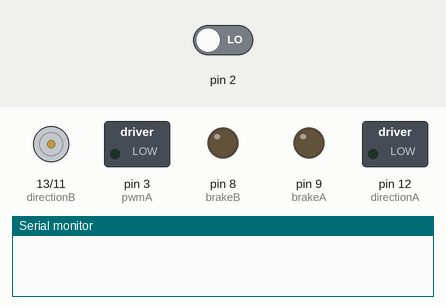
This sketch was run on a simulated Arduino Uno, built with avr-gcc and run on an emulated ATmega328P. Parts: direction and speed pins drawn as motors (green arrow = direction pin HIGH = forward, orange = LOW = backward, longer = more drive), switched loads named in the sketch (green lamp = pin HIGH), output pins drawn as LEDs (lit = HIGH), the last lines printed to the serial monitor. The test bench sets the inputs (shaded band); at power-on: pin 2 LOW. The ROS host is connected and sends only what is stated.

Above: at 0.12 s.
At 1.2 s:
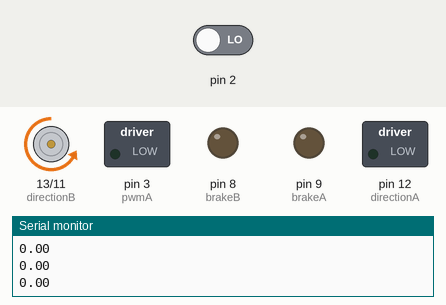
1.3 s: pin 2 driven HIGH
At 1.62 s:
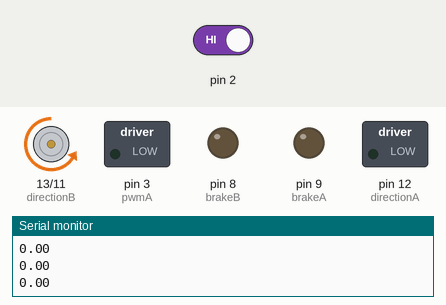
Timing chart, 0 to 4.3 s (numbered marks = the images above; inputs shaded):
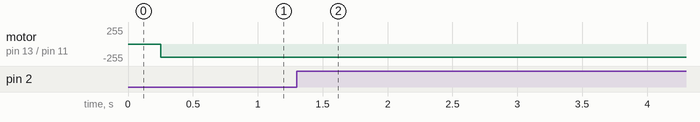

Measured:
- after the input at 1.3 s, motor on pin 13 (directionB) / pin 11 (pwmB): backward 200/255 → backward 199/255 after 0.20 s, → backward 200/255 0.25 s later

The sketch:

p_controller.ino
```cpp
/*
 * This program implements a proportional speed controller
 * receives a set point and tries to reach it by controlling the pwm
 * in the motor
 *
 * As expected from control theory the controller does not reach the
 * setpoint, approximately it reaches less than half the requested value
 *
 * Author: Oscar Lima (olima_84@yahoo.com)
 *
 */

//******************************************
//Libraries
//******************************************
#include <ros.h>
#include <Arduino.h>

//******************************************
//ROS (robot operating system) related stuff
//******************************************
ros::NodeHandle nh;

//******************************************
//PWM related variables
//******************************************
// arduino motor shield pins definition
int pwmA = 3;
int pwmB = 11;
int directionA = 12;
int directionB = 13;
int brakeA = 9;
int brakeB = 8;
int currentA = 0;
int currentB = 1;
// finish motor pin definition

int pwm_duty_cycle_value = 0;

//*******************************************
//Speedometer related variables
//*******************************************
//interruption #0 related to pin2 in arduino
#define EncoderInterrupt 0

volatile long encoder_ticks = 0;
unsigned long current_time = 1;
unsigned long delta_time = 1;
unsigned long previous_time = 1;
float angular_speed = 0.0;

//********************************************
//p controller variables
//********************************************
float error = 0;

/*TEST 1
float setpoint = 10;
//speed from now on = angular speed in ticks per quarter second
//proportional gain that overshoots between 18 and 3 speed
//float kp = 30;
//proportional gain that overshoots between 14 and 1 speed
//float kp = 20;
//stable proportional gain that reaches 4-5 speed
float kp = 10;
*/

//TEST 2
float setpoint = 20;
//stable proportional gain that reaches 11.5 speed (20 setpoint)
float kp = 10;

void InterruptA()
{
	//incrementing ticks by one
	encoder_ticks++;
}

void setup()
{
	//initialize node
	nh.initNode();

	//initialize serial port at 9600 BAUD speed
	Serial.begin(9600);

	//PWM setup
		// initialize pins as input or output accordingly
		pinMode(pwmA, OUTPUT);
		pinMode(pwmB, OUTPUT);
		pinMode(directionA, OUTPUT);
		pinMode(directionB, OUTPUT);
		pinMode(brakeA, OUTPUT);
		pinMode(brakeB, OUTPUT);
		pinMode(currentA, INPUT);
		pinMode(currentB, INPUT);

		//Disable the brake
		digitalWrite(brakeA, LOW);
		digitalWrite(brakeB, LOW);

		//setting pwm frequency to 31372.55 hz
		TCCR2B = TCCR2B & 0b11111000 | 0x01;

	//Motor speedometer
		//setup an interruption on pin 2 of arduino uno board with InterruptA callback name
		attachInterrupt(EncoderInterrupt, InterruptA, RISING);

}

void loop()
{

	//compute motor angular speed in ticks / 0.25 sec
		//reset ticks
		encoder_ticks = 0;
		//getting the current time
		previous_time = millis();
		//wait for ticks
		delay(250);
		//getting current time
		current_time = millis();
		//computing the difference in time (should be around the same value as the delay)
		delta_time = current_time - previous_time;
		//computing average angular speed in ticks per milisecond
		angular_speed = (float)encoder_ticks / (float)delta_time;
		//send speed through serial port
		Serial.print(angular_speed);
		//carriage return for nice output on terminal
		Serial.print("\n");

	//pcontroller
		//compute error
		error = setpoint - angular_speed;
		pwm_duty_cycle_value = (int)(kp * error);
		if(pwm_duty_cycle_value > 255) pwm_duty_cycle_value = 255;
                if(pwm_duty_cycle_value < 0) pwm_duty_cycle_value = 0;

	//write pwm value in port
	analogWrite(pwmB, pwm_duty_cycle_value);

	//hear for callbacks comming from the ros network
	nh.spinOnce();
}
```
